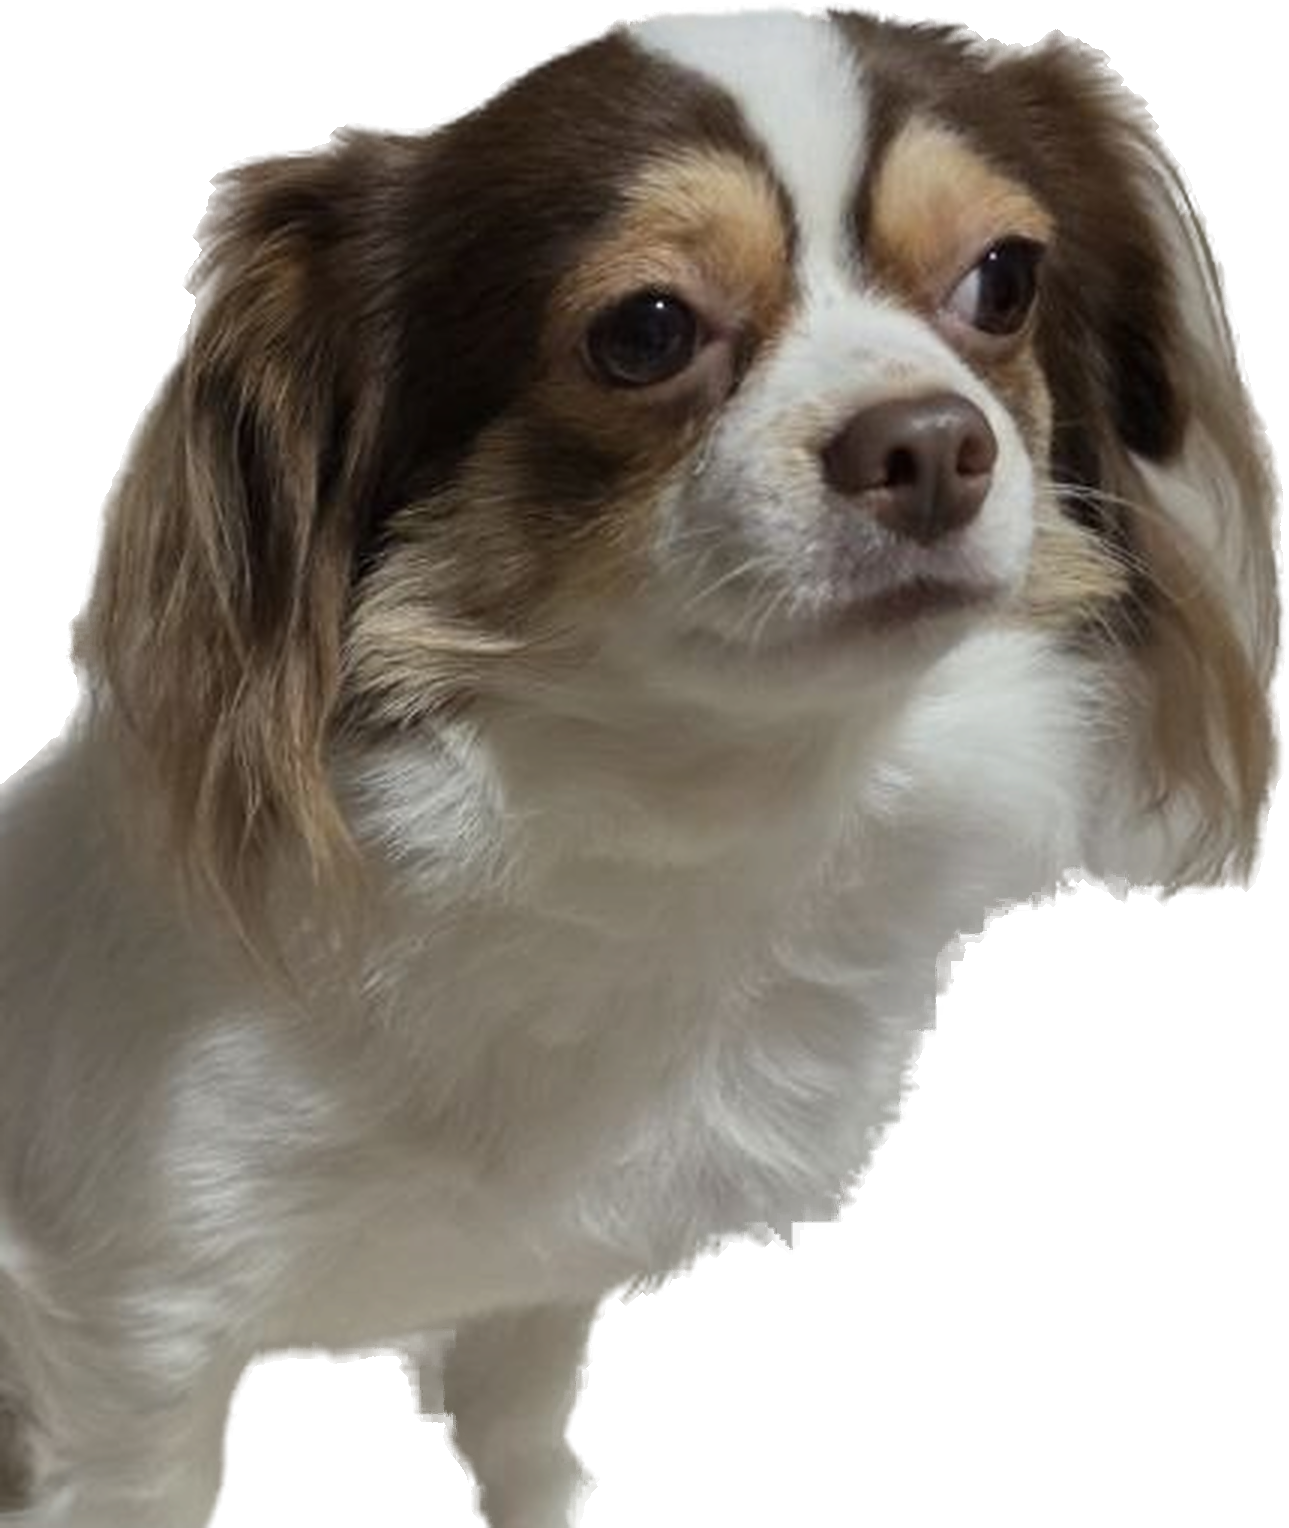

Here is the Python script that generated this plot:
"""Cut the chocolate-and-white dog out of dog8_src.jpg for the Chihuahua 8 icon: u2net matte on
the head-and-chest crop, upscaled 3x before the matte (as for cat seven - a trimap drawn at the
photo's own size left staircase edges along the ear fringes), largest piece kept. The white chest
sits against a cream cabinet in the photo and u2net still finds it, so no neck needs making up.
The photo itself stays out of the repository; cutout8_u2net.png is what make_icons_v3.py uses."""
import os

import numpy as np
from PIL import Image
from rembg import remove, new_session
from scipy import ndimage

HERE = os.path.dirname(os.path.abspath(__file__))
SRC = os.path.join(HERE, "dog8_src.jpg")
OUT = os.path.join(HERE, "cutout8_u2net.png")
CROP = (360, 240, 880, 790)
UP = 3
EYES = (637, 383)    # between the eyes in the photo: the icon's anchor

src = Image.open(SRC).convert("RGB").crop(CROP)
src = src.resize((src.width * UP, src.height * UP), Image.LANCZOS)
out = remove(src, session=new_session("u2net"), alpha_matting=True,
             alpha_matting_foreground_threshold=240,
             alpha_matting_background_threshold=20,
             alpha_matting_erode_size=12)
arr = np.asarray(out).astype(np.float32)
a = arr[..., 3]
solid = a > 128
lab, n = ndimage.label(solid)
sizes = ndimage.sum(solid, lab, range(1, n + 1))
keep = ndimage.binary_dilation(lab == (int(np.argmax(sizes)) + 1), iterations=8)
a[~keep] = 0
arr[..., 3] = a
im = Image.fromarray(arr.astype(np.uint8), "RGBA")
al = np.asarray(im.getchannel("A"))
ys, xs = np.where(al > 0)
box = (int(xs.min()), int(ys.min()), int(xs.max()) + 1, int(ys.max()) + 1)
im = im.crop(box)
im.save(OUT)
anchor = ((EYES[0] - CROP[0]) * UP - box[0], (EYES[1] - CROP[1]) * UP - box[1])
print("components", n, "bbox", box, "->", im.size, "anchor", anchor)
